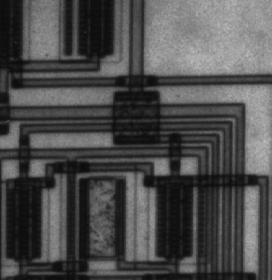
#> input picture Lab4/EdgeSetection/circuit.tif, 272 x 280 px
$ jupyter execute Lab_5_STD.ipynb   (shell and % lines are left out)
#> lines starting #> are read from the running program, lines starting #| are printed output that depends on the picture
# Lab 4 - part2
### Edge Detection

https://github.com/scikit-image/scikit-image/blob/master/skimage/filters/edges.py

http://scikit-image.org/docs/0.11.x/auto_examples/plot_edge_filter.html

http://scikit-image.org/docs/dev/auto_examples/edges/plot_canny.html

[cell 1]
from commonfunctions import *
import scipy as sc
from scipy.ndimage import gaussian_filter

[cell 2]
def show_images(images,titles=None):
    #This function is used to show image(s) with titles by sending an array of images and an array of associated titles.
    # images[0] will be drawn with the title titles[0] if exists
    # You aren't required to understand this function, use it as-is.
    n_ims = len(images)
    if titles is None: titles = ['(%d)' % i for i in range(1,n_ims + 1)]
    fig = plt.figure()
    n = 1
    for image,title in zip(images,titles):
        a = fig.add_subplot(1,n_ims,n)
        if image.ndim == 2:
            plt.gray()
        plt.imshow(image)
        a.set_title(title)
        n += 1
    fig.set_size_inches(np.array(fig.get_size_inches()) * n_ims)
    plt.show()

[cell 3]
'''
1. Built-in Sobel, Prewill, Roberts
2. Custom Sobel (V-H-Both)
3. Custom LoG
'''

[cell 4]
# 1. Built-in Sobel, Prewill, Roberts

img = rgb2gray(io.imread('circuit.tif'))
#> img is the input picture: shape (280, 272); min 12, max 191, mean 76.3
img2 = sobel(img)
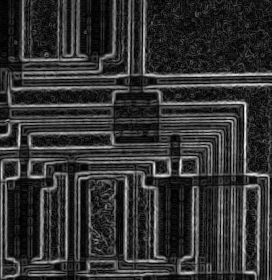
#> img2: shape (280, 272) float64; min 0, max 0.225, mean 0.0447; drawn with min black and max white
img3 = roberts(img)
img4 = prewitt(img)
img5 = sobel_h(img)
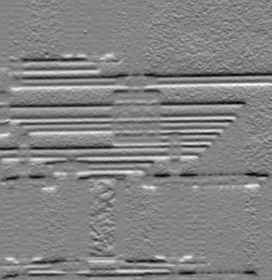
#> img5: shape (280, 272) float64; min -0.287, max 0.268, mean -0.00183; drawn with min black and max white
img6 = sobel_v(img)
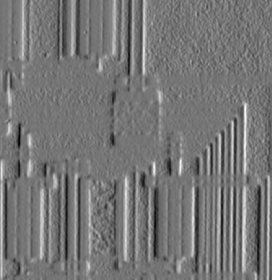
#> img6: shape (280, 272) float64; min -0.272, max 0.318, mean 0.00226; drawn with min black and max white
img7 = canny(img,sigma=2,low_threshold=40,high_threshold=50)
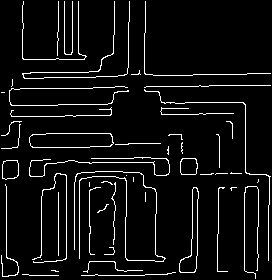
#> img7: shape (280, 272) bool; 6.1% white in thin lines or dots
show_images([img,img2,img3,img4,img5,img6,img7],["original","sobel","roberts","prewitt","sobel_h","sobel_v","canny"])
#> in show_images, `n_ims = len(images)`: n_ims = 7
#> the loop in show_images, `for image,title in zip(images,titles):` made 7 passes
#> title on passes 1 to 7: 'original', 'sobel', 'roberts', 'prewitt', 'sobel_h', 'sobel_v', 'canny'
#> after the loop in show_images, `for image,title in zip(images,titles):`: n = 8

[cell 5]
# 2. Custom Sobel (V-H-Both)
def custom_sobel(img):
    s_v=[[-1,0,1],[-2,0,2],[-1,0,1]]
    s_h=[[-1,-2,-1],[0,0,0],[1,2,1]]
    img1 = convolve2d(img,s_h)
    img2 = convolve2d(img,s_v)
#> img2: shape (282, 274) int64
    return [img1,img2]
img=io.imread('circuit.tif')
img1,img2 = custom_sobel(img)
img3=np.sqrt(np.square(img1)+np.square(img2))
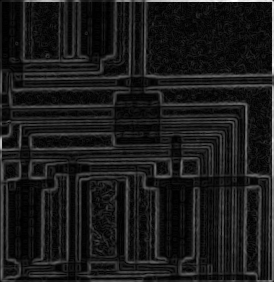
#> img3: shape (282, 274) float64; min 0, max 681, mean 71.1; drawn with min black and max white
thres = 150
for i in range(0,img.shape[0]):
        for j in range(0,img.shape[1]):
            if(img3[i][j]<thres):
                img3[i][j]=0
            else:
                img3[i][j]=255
            if(img1[i][j]<thres):
                img1[i][j]=0
            else:
                img1[i][j]=255
            if(img2[i][j]<thres):
                img2[i][j]=0
            else:
                img2[i][j]=255
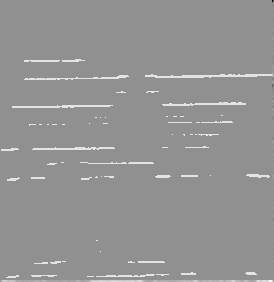
#> img1: shape (282, 274) int64; min -446, max 340, mean 8; drawn with min black and max white
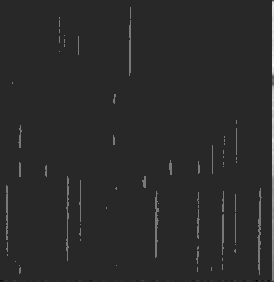
#> img2: shape (282, 274) int64; min -130, max 681, mean 7.8; drawn with min black and max white
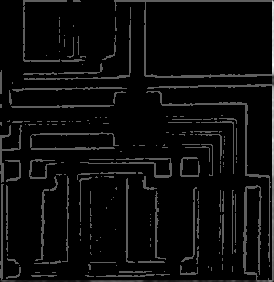
#> img3: shape (282, 274) float64; min 0, max 681, mean 30.5; drawn with min black and max white

show_images([img,img1,img2,img3],["original","horizontal","vertical","Both"])
#> the loop in show_images (call 2), `for image,title in zip(images,titles):` made 4 passes

[cell 6]
# 3. Custom LoG
def LOG(img):
    thres= 20
    f1=[[-1,-1,-1],[-1,8,-1],[-1,-1,-1]]
    f2=[[0,1,0],[1,-4,1],[0,1,0]]
    img2 = gaussian_filter(img,sigma=1)
#> img2: shape (280, 272)
    img3 = convolve2d(img2,f1)
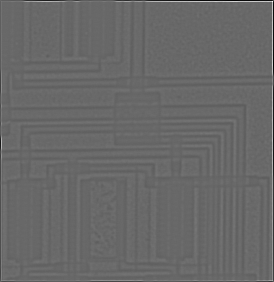
#> img3: shape (282, 274) int64; min -502, max 721, mean 0; drawn with min black and max white
    img4 = convolve2d(img2,f2)
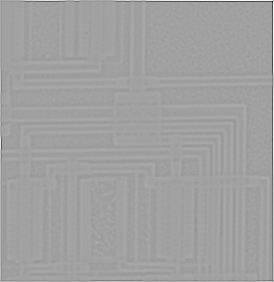
#> img4: shape (282, 274) int64; min -288, max 168, mean 0; drawn with min black and max white
    for i in range(0,img.shape[0]):
        for j in range(0,img.shape[1]):
            if(img3[i][j]<thres):
                img3[i][j]=0
            if(img4[i][j]<thres):
                img4[i][j]=0
    show_images([img,img2,img3,img4],["original","filtered","f1","f2"])
img=io.imread('circuit.tif')
LOG(img)
